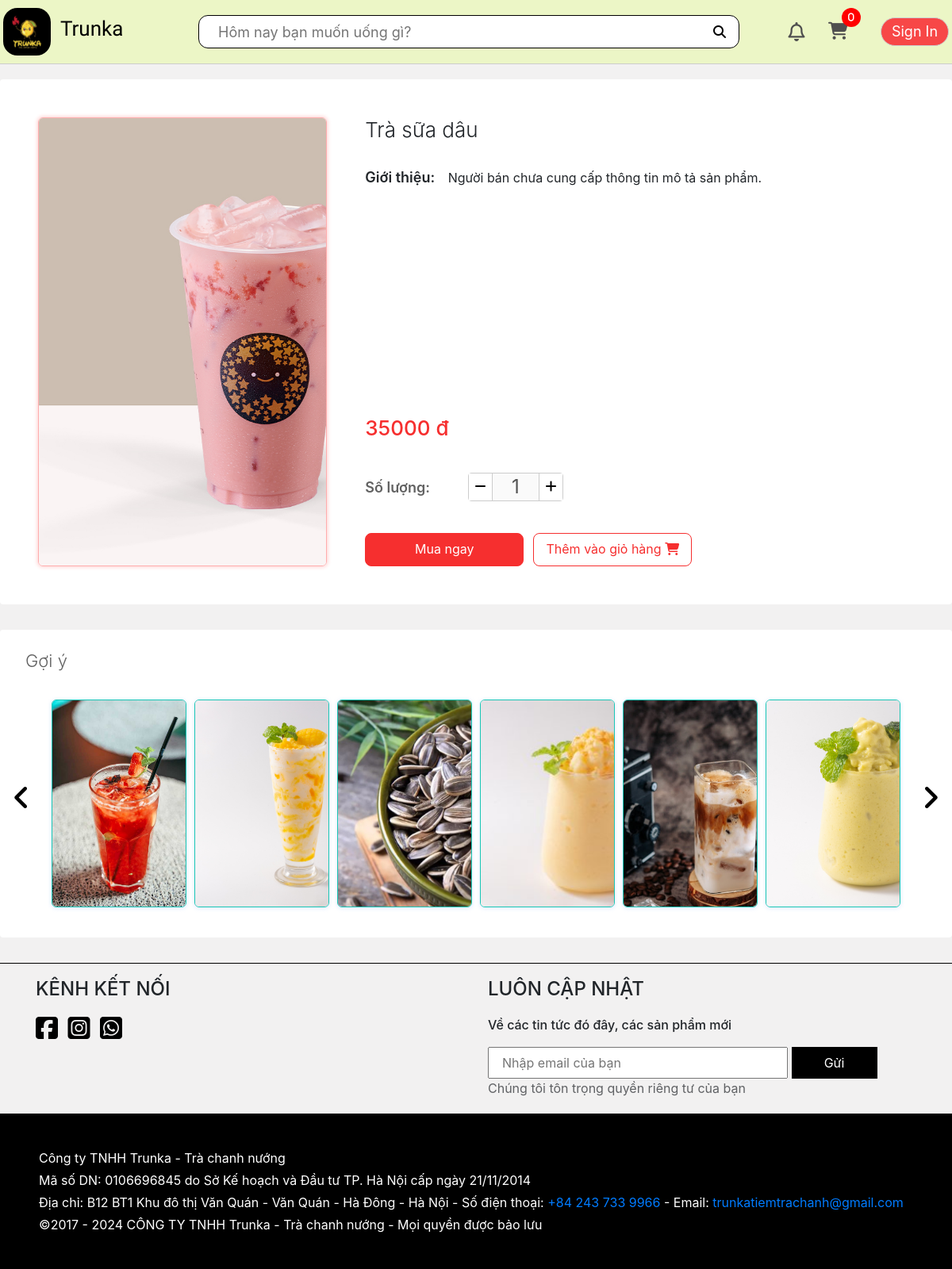
The app's page /product/tra-sua-dau/ with its own data.
### app/models.py (models this page shows, shortened)
class Product(models.Model):
    name = models.CharField(max_length=100, null=True)
    price = models.IntegerField()
    cost = models.IntegerField(default=0)
    description = models.CharField(default='Người bán chưa cung cấp thông tin mô tả sản phẩm.', max_length=3000, null=True, blank=True)
    image = models.ImageField(upload_to='product', null=True, blank=True)
    imageURL = models.URLField(null=True, blank=True)
    slugName = models.SlugField(unique=True, null=True, blank=True)
    CATEGORY_CHOICES = [
        ('category0', 'Trà hoa quả'),
        ('category1', 'Cafe'),
        ('category2', 'Trà sữa'),
        ('category3', 'Trà ô long'),
        ('category4', 'Sữa chua'),
        ('category5', 'Đồ đá xay'),
        ('category6', 'Đồ ăn vặt'),
    ]
    category = models.CharField(
        max_length=30,
        choices=CATEGORY_CHOICES,
        default='category0',
    )

### app/views.py (the view)
# urls.py: path('product/<str:slugName>/', views.product, name='product'),
def product(request, slugName):
    if request.user.is_authenticated:
        customer = request.user
        cart, created = Cart.objects.get_or_create(customer=customer)
    else:
        customer = None
        cart = {'getCartItemsAmount': 0}
    allProducts = list(Product.objects.values('id', 'slugName', 'imageURL'))
    random.shuffle(allProducts)  # Xáo trộn danh sách
    if len(allProducts) > 30:
        products = allProducts[:30]  # Lấy 30 sản phẩm đầu tiên sau khi xáo trộn
    else:
        products = allProducts
    product = get_object_or_404(Product, slugName=slugName)
    context = {'cart': cart, 'products': products, 'product': product}
    return render(request, 'app/product.html', context)

### app/templates/app/product.html (shortened to what this page needs)
{% extends 'app/base.html' %}
{% load static %}
{% block title %}
    <link rel="stylesheet" href="{% static 'app/css/product.css' %}"/>
{% endblock title %}
{% block content %}
    <div class="content__product">
            <div class="product-img">
                <div class="img" style="background-image: url({{product.imageURL}});"></div>
            </div>
            <div class="product__control">
                <div class="product__heading">
                    <h2>{{product.name}}</h2>
                    <div class="product-info">
                        <div class="info__decription">
                            <span>Giới thiệu: </span>
                            <div style="display: inline;">
                                <p style="display: inline;" id="product-content-des" class="info__decription-content">{{product.description}}</p>
                            </div>
                        </div>
                    </div>
                </div>
                <div class="wrapper">
                    <h4 class="info__price">
                        {{product.price}} đ
                    </h4>
                    <div class="quantity__product">
                        <label class="heading" for="quantity">Số lượng:</label>
                        <div class="quantity">
                            <button type="button" class="quantity__sub"><i class="fa-solid fa-minus"></i></button>
                            <input disabled class="quantity__input" type="text" id="quantity" name="quantity" min="1" max="100" value="1">
                            <button type="button" class="quantity__add"><i class="fa-solid fa-plus"></i></button>
                        </div>
                    </div>
                    <div class="buy">
                        <div class="buy-now">
                            <button type="button" data-product="{{product.id}}" class="buy-now-btn">Mua ngay</button>
                        </div>
                        <div class="shop-cart">
                            <button type="button" data-product="{{product.id}}" data-action="add" class="shop-cart-btn add-to-cart">
                                Thêm vào giỏ hàng
                                <i class="fa-solid fa-cart-shopping"></i>
                            </button>
                        </div>
                    </div>
                </div>
            </div>
        </div>
    <div class="suggest">
        <h4 class="heading">Gợi ý</h4>
        <button id="prev-suggest" type="button" class="suggest__prev pc tablet"><i class="fa-solid fa-angle-left"></i></button>
        <div class="suggest__content">
            <div class="wrapper">
                {% for productItem in products %}
                <div class="product">
                    <a href="{% url 'product' productItem.slugName %}" class="product__link">
                        <div class="product__img" style="background-image: url({{productItem.imageURL}});"></div>
                    </a>
                </div>
                {% endfor %}
            </div>
        </div>
        <button id="next-suggest" type="button" class="suggest__next pc tablet"><i class="fa-solid fa-angle-right"></i></button>
    </div>
{% endblock content %}

### app/static/app/css/product.css (style rules this page uses)
html { font-size: 16px; line-height: 1; font-family: Arial, Helvetica, sans-serif; scroll-behavior: smooth; }
.content__product { width: 1200px; max-width: 100%; margin: 32px auto; margin-top: 100px; padding: 48px; border-radius: 4px; background-color: #fff; display: flex; justify-content: space-between; }
.content__product .product-img { align-self: flex-start; width: 33%; min-width: 200px; border-radius: 6px; overflow: hidden; border: 1px solid #ffadad; box-shadow: 0 0 5px 1px #ff000030; }
.content__product .product-img .img { width: 100%; aspect-ratio: 9/14; background-size: cover; background-repeat: no-repeat; }
.content__product .product__heading h2 { font-size: 26px; font-weight: 300; margin-top: 0; margin-bottom: 32px; text-align: left; }
.content__product .product-info .info__decription span { font-size: 18px; font-weight: 600; margin-right: 12px; }
.content__product .product-info .info__decription { margin-top: 12px; line-height: 1.4; text-align: justify; }
.content__product .product__control { flex: 1; display: flex; flex-direction: column; justify-content: space-between; padding-left: 48px; }
.content__product .wrapper { display: flex; flex-direction: column; justify-content: space-between; }
.content__product .product-info { width: 100%; }
.content__product .info__price { margin: 24px 0; color: #f62f2f; font-size: 26px; }
.content__product .buy { display: flex; margin: 0 auto; margin-top: 24px; width: 100%; }
.content__product .buy .buy-now { width: 50%; max-width: 200px; }
.content__product .buy .shop-cart { width: 50%; max-width: 200px; margin-left: 12px; }
.content__product .buy button { width: 100%; height: 42px; background-color: #fff; border: 1px solid #f62f2f; border-radius: 8px; color: #fff; }
.content__product .buy-now button { background-color: #f62f2f; }
.content__product .shop-cart button { color: #f62f2f; }
.content__product .quantity__product { display: flex; margin: 16px 0; align-items: end; }
.content__product .quantity__product .heading { color: #626262; font-size: 18px; font-weight: 600; margin-right: 48px; margin-bottom: 4px; }
.content__product .quantity__product .quantity { width: 120px; height: 36px; border: 1px solid #ccc; border-radius: 4px; display: flex; justify-content: space-between; }
.content__product .quantity__product .quantity__input { width: 60px; height: 100%; font-size: 24px; border: none; border-left: 1px solid #ccc; border-right: 1px solid #ccc; text-align: center; }
.content__product .quantity__product .quantity__sub, .content__product .quantity__product .quantity__add { width: 30%; font-size: 16px; border: none; background-color: #fff; }
.suggest { margin: 32px auto; padding: 26px 0; width: 1200px; max-width: 100%; background-color: #fff; border-radius: 4px; position: relative; }
.suggest .heading { margin-left: 32px; font-size: 22px; font-weight: 300; color: #626262; }
.suggest .suggest__content { overflow: hidden; width: 1080px; max-width: 100%; margin: 0 auto; margin-top: 24px; }
.suggest .wrapper { display: flex; transition: all 0.5s ease; }
.suggest .product { min-width: 170px; margin: 12px 5px; background-color: #fff; border-radius: 6px; overflow: hidden; border: 1px solid #1ac7b6; box-shadow: 0 1px 5px 1px #e2ebffc7; transition: all ease 0.25s; position: relative; }
.suggest .product .product__link { text-decoration: none; color: #000; }
.suggest .product .product__img { width: 100%; height: 260px; background-size: cover; background-repeat: no-repeat; }
.suggest .suggest__prev { position: absolute; top: 50%; left: 16px; border: none; background-color: transparent; transition: all 0.2s ease; }
.suggest .suggest__next { position: absolute; top: 50%; right: 16px; border: none; background-color: transparent; transition: all 0.2s ease; }
.suggest .suggest__prev i, .suggest .suggest__next i { font-size: 36px; }

### app/static/app/css/base.css (style rules this page uses)
* { box-sizing: border-box; margin: 0; padding: 0; }
html { font-size: 16px; font-family: Arial, Helvetica, sans-serif; scroll-behavior: smooth; }
body { background-color: #f2f1f1; }

### app/static/app/css/responsive.css (style rules this page uses)
.pc, .tablet, .mobile { display: none; }
@media only screen and (min-width: 1024px) { .pc { display: block; } }

### records on screen
Product: imageURL (picture), name "Trà sữa dâu", description "Người bán chưa cung cấp thông tin mô tả sản phẩm.", price "35000"
Product: imageURL (picture)
Product: imageURL (picture)
Product: imageURL (picture)
Product: imageURL (picture)
Product: imageURL (picture)
Product: imageURL (picture)

### other values on screen
{{ cart.getCartItemsAmount }} "0"
